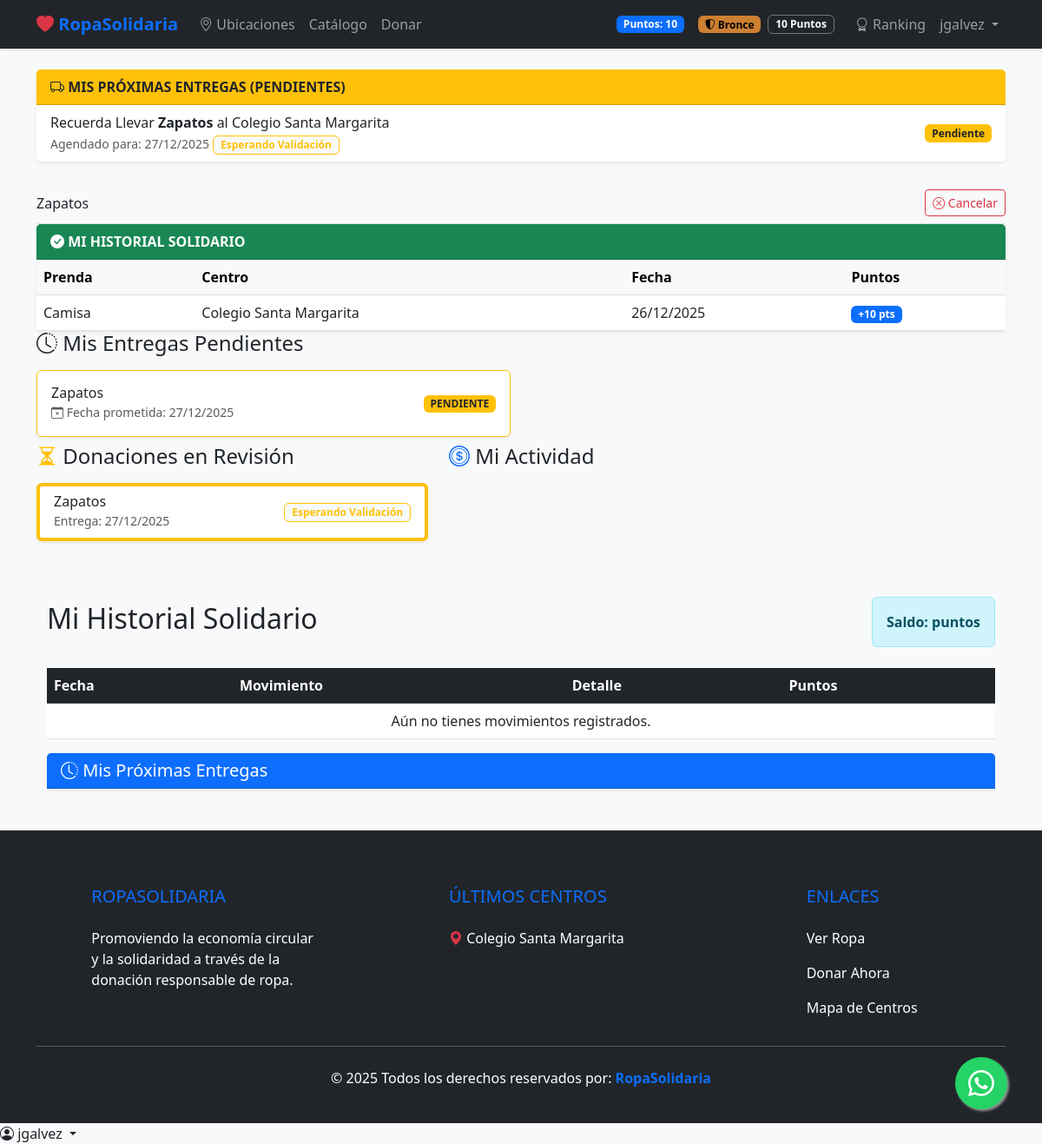
/historial/ (signed in), run on the app's committed database.
### donaciones/models.py (models this page shows, shortened)
class Perfil(models.Model):
    user = models.OneToOneField(User, on_delete=models.CASCADE)
    puntos = models.IntegerField(default=0)
    centros = models.ManyToManyField(CentroAcopio, related_name="usuarios")
    logros = models.ManyToManyField(Logro, blank=True)
    def tiene_bloqueo_por_mora(self):
        hoy = timezone.now().date()
        moras = self.user.prenda_set.filter(validada=False, fecha_entrega__lt=hoy).count()
        return moras >= 3 # Bloqueo si debe 3 o más entregas
    def get_nivel(self):
        if self.puntos < 50:
            return {'nombre': 'Bronce', 'color': '#cd7f32', 'icon': 'bi-shield-shaded'}
        elif self.puntos < 150:
            return {'nombre': 'Plata', 'color': '#c0c0c0', 'icon': 'bi-shield-fill'}
        else:
            return {'nombre': 'Oro', 'color': '#ffd700', 'icon': 'bi-trophy-fill'}

class Prenda(models.Model):
    TIPOS_ROPA = [('CAMISA', 'Camisa'),('POLERA', 'Polera'),('PANTALON', 'Pantalón'),('ZAPATOS', 'Zapatos'),('CHALECO', 'Chaleco'),('POLERON', 'Polerón'),('ABRIGO', 'Abrigo')]
    TALLAS = [('S', 'S - Pequeño'), ('M', 'M - Medio'), ('L', 'L - Largo'), ('XL', 'XL - Extra Largo'), ('T33-34', 'T33-34'), ('T35-36', 'T35-36'), ('T37-38', 'T37-38'),
        ('T39-40', 'T39-40'), ('T41-42', 'T41-42'), ('T43-44', 'T43-44')]
    CONDICIONES = [('NUEVO', 'Nuevo'), ('USADO_EXC', 'Usado (Excelente)'), ('USADO_BUENO', 'Usado (Buen estado)'), ('USADO_DET', 'Usado (Con detalles)')]
    donante = models.ForeignKey(User, on_delete=models.CASCADE)
    centro = models.ForeignKey(CentroAcopio, on_delete=models.CASCADE)
    tipo = models.CharField(max_length=20, choices=TIPOS_ROPA) # Ahora con choices
    talla = models.CharField(max_length=20, choices=TALLAS)
    condicion = models.CharField(max_length=20, choices=CONDICIONES)
    fecha_creacion = models.DateTimeField(auto_now_add=True) # Para el gráfico mensual
    foto1 = models.ImageField(upload_to='prendas/') # Obligatoria
    foto2 = models.ImageField(upload_to='prendas/', blank=True, null=True) # Opcional
    foto3 = models.ImageField(upload_to='prendas/', blank=True, null=True) # Opcional
    disponible = models.BooleanField(default=True)
    validada = models.BooleanField(default=False) # Nueva línea
    fecha_entrega = models.DateField(
            null=True,
            blank=True,
            help_text="¿Qué día aproximado llevarás la prenda al centro?"
        )

class CentroAcopio(models.Model):
    nombre = models.CharField(max_length=100)
    direccion = models.CharField(max_length=200)
    google_maps_link = models.TextField(blank=True)
    capacidad_maxima = models.IntegerField(default=50, help_text="Máximo de prendas que puede almacenar")
    en_vacaciones = models.BooleanField(default=False, help_text="Marcar si el centro está cerrado temporalmente")

### donaciones/views.py (the view)
# urls.py: path('historial/', views.ver_historial, name='historial'),
@login_required
def ver_historial(request):
    pendientes = Prenda.objects.filter(donante=request.user, validada=False)
    realizadas = Prenda.objects.filter(donante=request.user, validada=True)
    return render(request, 'donaciones/historial.html', {
        'pendientes': pendientes,
        'realizadas': realizadas,
        'puntos': request.user.perfil.puntos
    })

### donaciones/context_processors.py (called while the page is built)
def global_context(request):
    return {
        'ultimos_centros_footer': CentroAcopio.objects.order_by('-id')[:3],
        'alertas_criticas': 0 # (tu lógica de alertas aquí)
    }

def footer_data(request):
    ultimos_centros = CentroAcopio.objects.order_by('-id')[:3]
    alertas_criticas = 0
    if request.user.is_authenticated and request.user.is_staff:
        hoy = timezone.now().date()
        alertas_criticas = Prenda.objects.filter(
            validada=False,
            fecha_entrega__lt=hoy
        ).count()
    return {
        'ultimos_centros_footer': Prenda.objects.order_by('-id')[:3], # ejemplo
        'alertas_criticas': alertas_criticas
    }

### donaciones/templates/donaciones/historial.html (shortened to what this page needs)
{% extends 'base.html' %}
{% block content %}
<div class="card shadow-sm border-0 mb-4">
    <div class="card-header bg-warning text-dark fw-bold">
        <i class="bi bi-truck"></i> MIS PRÓXIMAS ENTREGAS (PENDIENTES)
    </div>
    <div class="list-group list-group-flush">
        {% for p in pendientes %}
            <div class="list-group-item d-flex justify-content-between align-items-center">
                <div>
                    Recuerda Llevar <span class="fw-bold"> {{ p.get_tipo_display }}</span> al {{ p.centro.nombre }}
                    <br><small class="text-muted">Agendado para: {{ p.fecha_entrega|date:"d/m/Y" }}</small>
					<span class="badge bg-light text-warning border border-warning">Esperando Validación</span>
                </div>
                <span class="badge bg-warning text-dark">Pendiente</span>
            </div>
        {% empty %}
            <div class="p-3 text-center text-muted">No tienes entregas programadas.</div>
        {% endfor %}
    </div>
</div>
{% for p in pendientes %}
<div class="d-flex justify-content-between align-items-center border-bottom py-2">
    <span>{{ p.get_tipo_display }}</span>
    <form action="{% url 'cancelar_entrega' p.id %}" method="POST" onsubmit="return confirm('¿Seguro que deseas cancelar esta entrega?')">
        <button type="submit" class="btn btn-sm btn-outline-danger">
            <i class="bi bi-x-circle"></i> Cancelar
        </button>
    </form>
</div>
{% endfor %}
<div class="card shadow-sm border-0">
    <div class="card-header bg-success text-white fw-bold">
        <i class="bi bi-check-circle-fill"></i> MI HISTORIAL SOLIDARIO
    </div>
    <div class="table-responsive">
        <table class="table table-hover mb-0">
            <thead class="table-light">
                <tr>
                    <th>Prenda</th>
                    <th>Centro</th>
                    <th>Fecha</th>
                    <th>Puntos</th>
                </tr>
            </thead>
            <tbody>
                {% for r in realizadas %}
                <tr>
                    <td>{{ r.get_tipo_display }}</td>
                    <td>{{ r.centro.nombre }}</td>
                    <td>{{ r.fecha_creacion|date:"d/m/Y" }}</td>
                    <td><span class="badge bg-primary">+10 pts</span></td>
                </tr>
                {% empty %}
                <tr><td colspan="4" class="text-center text-muted">Aún no tienes donaciones validadas.</td></tr>
                {% endfor %}
            </tbody>
        </table>
    </div>
</div>
<h4 class="mb-3"><i class="bi bi-clock-history"></i> Mis Entregas Pendientes</h4>
<div class="row">
    {% for p in pendientes %}
    <div class="col-md-6 mb-2">
        <div class="card {% if p.fecha_entrega < hoy %}border-danger bg-light{% else %}border-warning{% endif %} shadow-sm">
            <div class="card-body d-flex justify-content-between align-items-center p-3">
                <div>
                    <h6 class="mb-0">{{ p.get_tipo_display }}</h6>
                    <small class="{% if p.fecha_entrega < hoy %}text-danger fw-bold{% else %}text-muted{% endif %}">
                        <i class="bi bi-calendar-x"></i> Fecha prometida: {{ p.fecha_entrega|date:"d/m/Y" }}
                    </small>
                </div>
                {% if p.fecha_entrega < hoy %}
                    <span class="badge bg-danger">VENCIDO</span>
                {% else %}
                    <span class="badge bg-warning text-dark">PENDIENTE</span>
                {% endif %}
            </div>
        </div>
    </div>
    {% empty %}
    <p class="text-muted">No tienes entregas pendientes de validación.</p>
    {% endfor %}
</div>
<div class="row">
    <div class="col-md-5">
        <h4 class="mb-3"><i class="bi bi-hourglass-split text-warning"></i> Donaciones en Revisión</h4>
        {% for p in pendientes %}
        <div class="card mb-3 border-start border-warning border-4 shadow-sm">
            <div class="card-body py-2">
                <div class="d-flex justify-content-between align-items-center">
                    <div>
                        <h6 class="mb-0">{{ p.get_tipo_display }}</h6>
                        <small class="text-muted">Entrega: {{ p.fecha_entrega|date:"d/m/Y" }}</small>
                    </div>
                    <span class="badge bg-light text-warning border border-warning">Esperando Validación</span>
                </div>
            </div>
        </div>
        {% empty %}
        <p class="text-muted small">No tienes prendas pendientes de revisión.</p>
        {% endfor %}
    </div>
    <div class="col-md-7">
        <h4 class="mb-3"><i class="bi bi-coin text-primary"></i> Mi Actividad</h4>
        </div>
</div>
<div class="container mt-5">
    <div class="d-flex justify-content-between align-items-center mb-4">
        <h2>Mi Historial Solidario</h2>
        <div class="alert alert-info mb-0">
            <strong>Saldo: {{ puntos_actuales }} puntos</strong>
        </div>
    </div>
    <div class="table-responsive">
        <table class="table table-hover align-middle">
            <thead class="table-dark">
                <tr>
                    <th>Fecha</th>
                    <th>Movimiento</th>
                    <th>Detalle</th>
                    <th>Puntos</th>
                </tr>
            </thead>
            <tbody>
                {% for t in transacciones %}
                <tr>
                    <td>{{ t.fecha|date:"d/m/Y H:i" }}</td>
                    <td>
                        {% if t.tipo == 'DONACION' %}
                            <span class="badge bg-success">Donación</span>
                        {% else %}
                            <span class="badge bg-danger">Retiro</span>
                        {% endif %}
                    </td>
                    <td>{{ t.detalle }}</td>
                    <td class="fw-bold {% if t.tipo == 'DONACION' %}text-success{% else %}text-danger{% endif %}">
                        {% if t.tipo == 'DONACION' %}+{% else %}-{% endif %}{{ t.puntos }}
                    </td>
					<td>
						{% if t.tipo == 'DONACION' %}
							<a href="{% url 'certificado' t.id %}" class="btn btn-sm btn-outline-danger">
								<i class="bi bi-file-earpdf"></i> Descargar PDF
							</a>
						{% else %}
							<span class="text-muted small">N/A</span>
						{% endif %}
					</td>
                </tr>
                {% empty %}
                <tr>
                    <td colspan="4" class="text-center">Aún no tienes movimientos registrados.</td>
                </tr>
                {% endfor %}
            </tbody>
        </table>
    </div>
	<div class="card shadow-sm border-0 mb-4">
    <div class="card-header bg-primary text-white">
        <h5 class="mb-0"><i class="bi bi-clock-history"></i> Mis Próximas Entregas</h5>
    </div>
</div>
</div>
{% endblock %}

### templates/base.html (shortened to what this page needs)
<!DOCTYPE html>
<html lang="es">
<head>
    <link href="https://cdn.jsdelivr.net/npm/bootstrap@5.3.0/dist/css/bootstrap.min.css" rel="stylesheet">
    <link rel="stylesheet" href="https://cdn.jsdelivr.net/npm/bootstrap-icons@1.10.0/font/bootstrap-icons.css">
</head>
<body>
<nav class="navbar navbar-expand-lg navbar-dark bg-dark shadow-sm">
    <div class="container">
        <a class="navbar-brand" href="/"><i class="bi bi-heart-fill text-danger"></i> RopaSolidaria</a>
        <div class="collapse navbar-collapse" id="navbarNav">
            <ul class="navbar-nav me-auto">
				<li class="nav-item"><a class="nav-link" href="{% url 'centros' %}"><i class="bi bi-geo-alt"></i> Ubicaciones</a>
                <li class="nav-item"><a class="nav-link" href="{% url 'catalogo' %}">Catálogo</a></li>
                <li class="nav-item"><a class="nav-link" href="{% url 'donar' %}">Donar</a></li>
</li>
            </ul>
            <ul class="navbar-nav ms-auto">
                {% if user.is_authenticated %}
                    <li class="nav-item d-flex align-items-center me-3">
                        <span class="badge bg-primary">Puntos: {{ user.perfil.puntos }}</span>
                    </li>
					<li class="nav-item d-flex align-items-center me-2">
						<span class="badge shadow-sm" style="background-color: {{ user.perfil.get_nivel.color }}; color: #000;">
							<i class="bi {{ user.perfil.get_nivel.icon }}"></i> {{ user.perfil.get_nivel.nombre }}
						</span>
					</li>
					<li class="nav-item d-flex align-items-center me-3">
						<span class="badge bg-dark border border-secondary">{{ user.perfil.puntos }} Puntos</span>
					</li>
					<li class="nav-item">
						<a class="nav-link" href="{% url 'leaderboard' %}"><i class="bi bi-award"></i> Ranking</a>
					</li>
					<div class="dropdown">
					  <a class="nav-link dropdown-toggle" href="#" id="userMenu" data-bs-toggle="dropdown">
						{{ user.username }}
					  </a>
					</div>
                {% else %}
                    <li class="nav-item"><a class="nav-link" href="{% url 'login' %}">Iniciar Sesión</a></li>
                {% endif %}
            </ul>
        </div>
    </div>
</nav>
<main class="container my-4">
    {% block content %}
    {% endblock %}
</main>
<footer class="bg-dark text-white pt-5 pb-4 mt-5">
    <div class="container text-center text-md-start">
        <div class="row">
            <div class="col-md-4 col-lg-4 col-xl-3 mx-auto mt-3">
                <h5 class="text-uppercase mb-4 font-weight-bold text-primary">RopaSolidaria</h5>
                <p>Promoviendo la economía circular y la solidaridad a través de la donación responsable de ropa.</p>
            </div>
            <div class="col-md-4 col-lg-3 col-xl-3 mx-auto mt-3">
                <h5 class="text-uppercase mb-4 font-weight-bold text-primary">Últimos Centros</h5>
                {% for centro in ultimos_centros_footer %}
                <p>
                    <i class="bi bi-geo-alt-fill text-danger"></i> {{ centro.nombre }}
                </p>
                {% empty %}
                <p class="text-muted">No hay centros registrados.</p>
                {% endfor %}
            </div>
            <div class="col-md-3 col-lg-2 col-xl-2 mx-auto mt-3">
                <h5 class="text-uppercase mb-4 font-weight-bold text-primary">Enlaces</h5>
                <p><a href="{% url 'catalogo' %}" class="text-white text-decoration-none">Ver Ropa</a></p>
                <p><a href="{% url 'donar' %}" class="text-white text-decoration-none">Donar Ahora</a></p>
                <p><a href="{% url 'centros' %}" class="text-white text-decoration-none">Mapa de Centros</a></p>
            </div>
        </div>
        <hr class="mb-4">
        <div class="row align-items-center">
            <div class="col-md-12 text-center">
                <p>© 2025 Todos los derechos reservados por:
                    <a href="#" class="text-decoration-none"><strong class="text-primary">RopaSolidaria</strong></a>
                </p>
            </div>
        </div>
    </div>
</footer>
<div class="toast-container position-fixed bottom-0 end-0 p-3">
</div>
<a href="https://wa.me/56912345678?text=Hola!%20Tengo%20una%20duda%20sobre%20RopaSolidaria"
   class="whatsapp-float" target="_blank">
    <i class="bi bi-whatsapp"></i>
</a>
<div class="dropdown">
  <a class="nav-link dropdown-toggle" href="#" role="button" data-bs-toggle="dropdown" aria-expanded="false">
    <i class="bi bi-person-circle"></i> {{ user.username }}
  </a>
</div>
</body>
</html>

### templates/base.html (style rules this page uses)
body { background-color: #f8f9fa; }
.navbar-brand { font-weight: bold; color: #0d6efd; }
.whatsapp-float { position: fixed; width: 60px; height: 60px; bottom: 40px; right: 40px; background-color: #25d366; color: #FFF; border-radius: 50px; text-align: center; font-size: 30px; box-shadow: 2px 2px 3px #999; z-index: 1000; display: flex; align-items: center; justify-content: center; transition: all 0.3s ease; }

### data on the page
Prenda: tipo "Zapatos", centro.nombre "Colegio Santa Margarita", fecha_entrega "27/12/2025", shows "PENDIENTE"
Prenda: tipo "Camisa", centro.nombre "Colegio Santa Margarita", fecha_creacion "26/12/2025"
CentroAcopio: nombre "Colegio Santa Margarita"

### other printed values
{{ user.perfil.puntos }} "10"
{{ user.perfil.get_nivel.nombre }} "Bronce"
{{ user.username }} "jgalvez"
